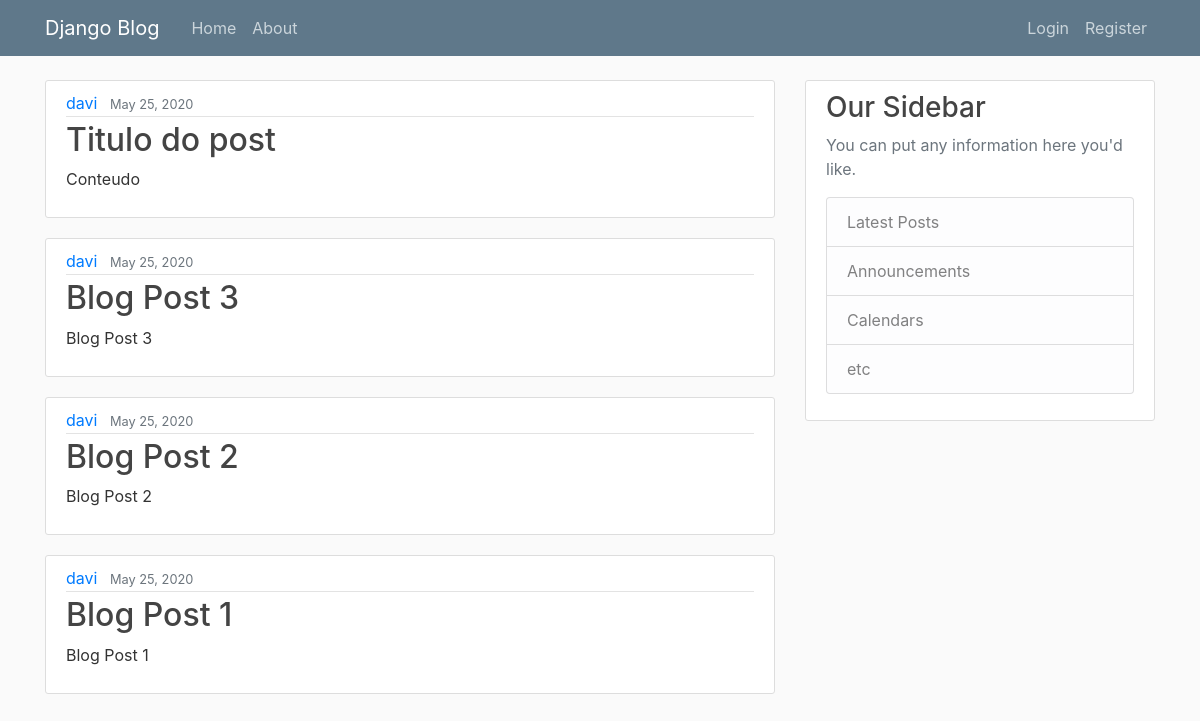
Before: / with the older database file.
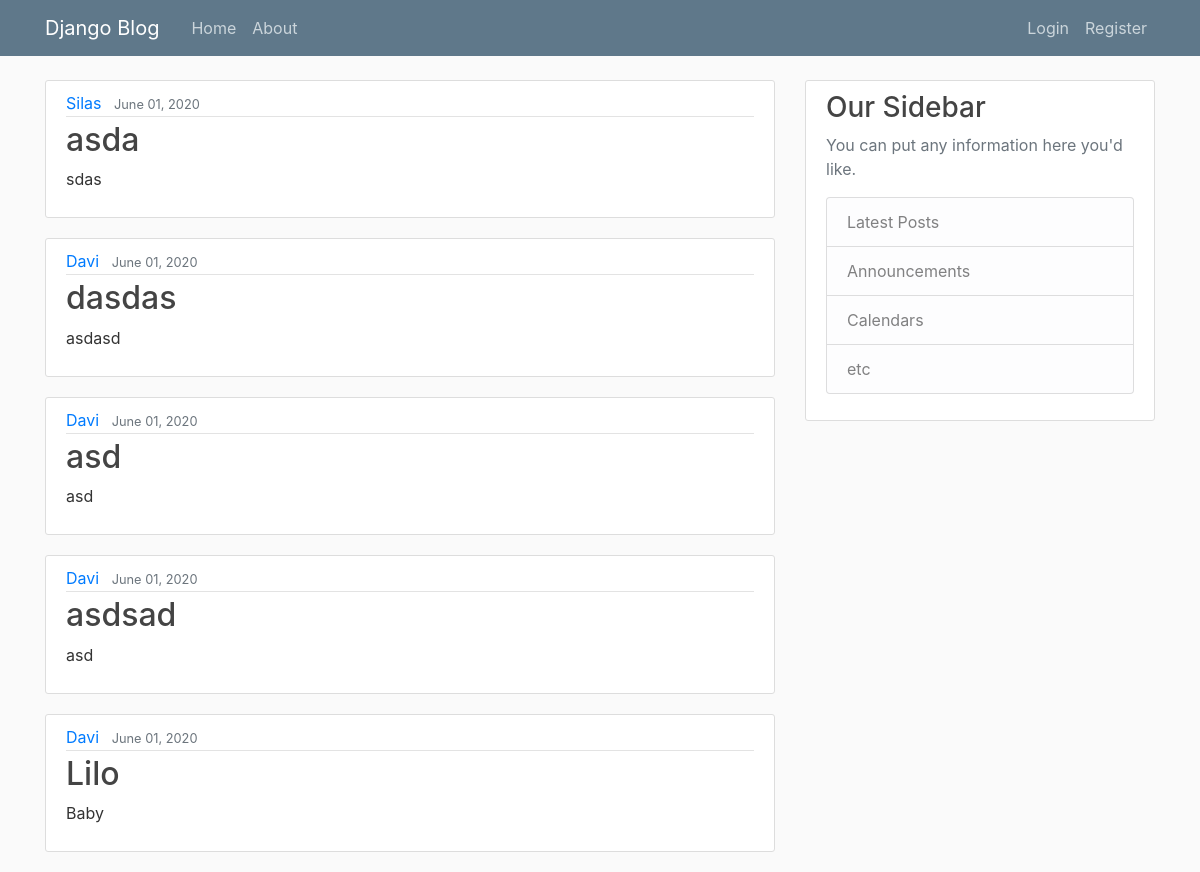
After: the same page with the newer database file.
### blog/models.py (models this page shows, shortened)
class Post(models.Model):
	title = models.CharField(max_length=100)
	content = models.TextField()
	date_posted = models.DateTimeField(default=timezone.now)
	author = models.ForeignKey(User, on_delete=models.CASCADE)

### blog/views.py (the view)
# urls.py: path('', views.PostListView.as_view(), name='blog-home'),
class PostListView(ListView):
	model = Post
	template_name = 'blog/home.html' #<app>/<model>_<viewtype>.html
	context_object_name = 'posts'
	ordering = ['-date_posted']
	paginate_by = 5

### blog/templates/blog/home.html
{% extends 'blog/base.html' %}
{% block content %}
	{% for post in posts %}
		<article class="media content-section">
		  <div class="media-body">
		    <div class="article-metadata">
		      <a class="mr-2" href="#">{{ post.author }}</a>
		      <small class="text-muted">{{ post.date_posted|date:"F d, Y" }}</small>
		    </div>
		    <h2><a class="article-title" href="#">{{ post.title }}</a></h2>
		    <p class="article-content">{{ post.content }}</p>
		  </div>
		</article>
	{% endfor %}
{% endblock %}

Changed rows visible on the page:
no longer on this page (row unchanged): Post: author "davi", date_posted "May 25, 2020", title "Titulo do post", content "Conteudo"
no longer on this page (row unchanged): Post: author "davi", date_posted "May 25, 2020", title "Blog Post 3", content "Blog Post 3"
no longer on this page (row unchanged): Post: author "davi", date_posted "May 25, 2020", title "Blog Post 2", content "Blog Post 2"
no longer on this page (row unchanged): Post: author "davi", date_posted "May 25, 2020", title "Blog Post 1", content "Blog Post 1"
added Post: author "Silas", date_posted "June 01, 2020", title "asda", content "sdas"
added Post: author "Davi", date_posted "June 01, 2020", title "dasdas", content "asdasd"
added Post: author "Davi", date_posted "June 01, 2020", title "asd", content "asd"
added Post: author "Davi", date_posted "June 01, 2020", title "asdsad", content "asd"
added Post: author "Davi", date_posted "June 01, 2020", title "Lilo", content "Baby"
